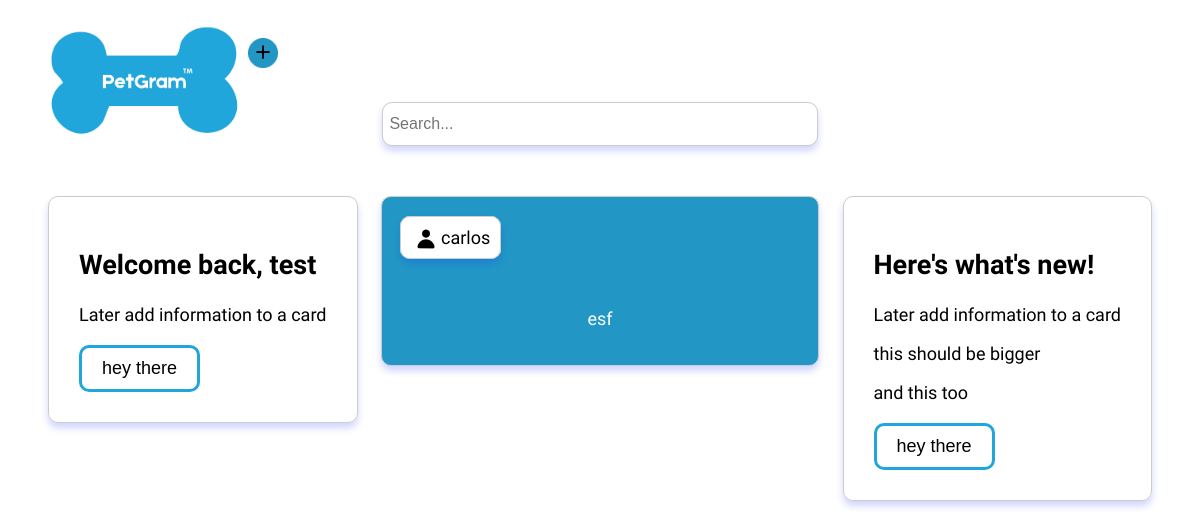
Before: /home/ (signed in) with the older database file.
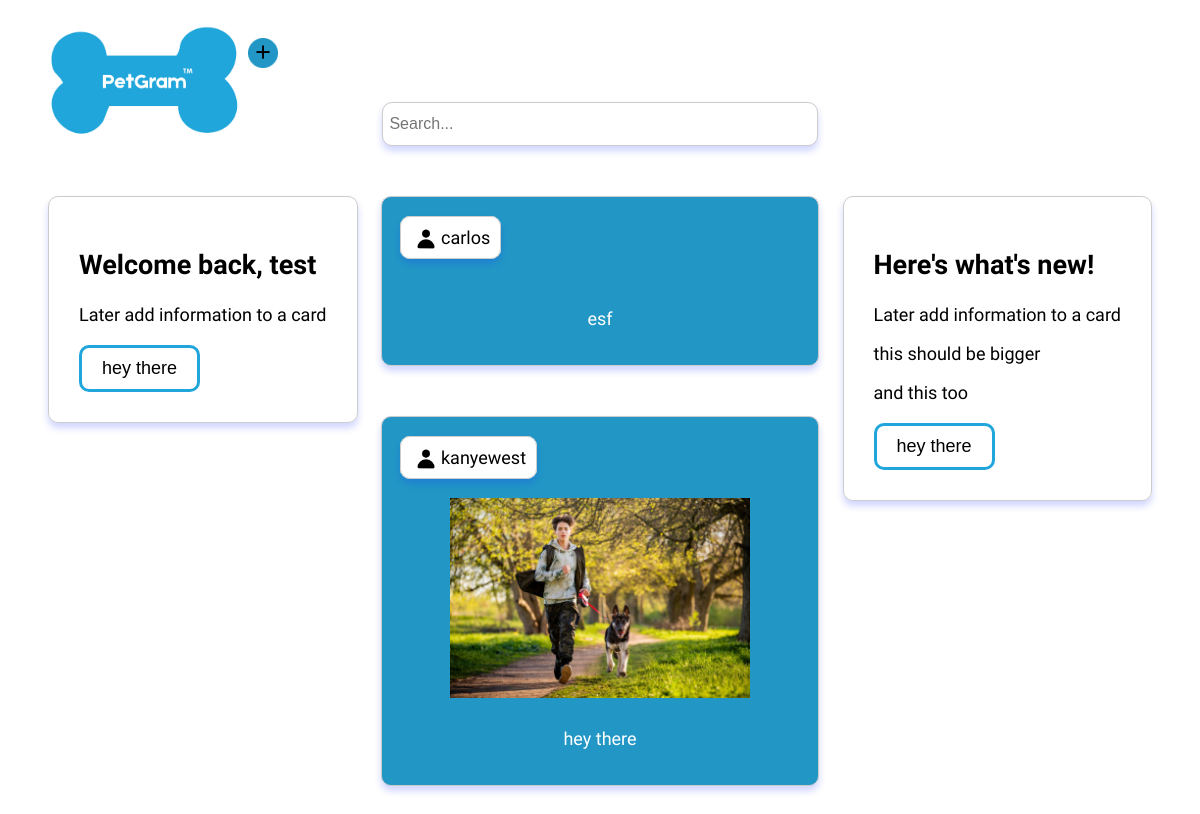
After: the same page with the newer database file.
### myapp/models.py (models this page shows, shortened)
class User(AbstractUser):
    profile_image = models.ImageField(null=True, blank=True, upload_to='images/')
    phone = models.CharField(max_length=20, null = True, blank=True)
    address = models.CharField(max_length=50 , null=True, blank=True)
    amount_of_followers = models.IntegerField(default=0)
    amount_of_following = models.IntegerField(default=0)
    followers = models.ManyToManyField('self', blank=True)

class Post(models.Model):
    user_profile = models.ForeignKey(UserProfile, on_delete=models.CASCADE, null= True)
    user = models.ForeignKey(User, on_delete=models.CASCADE, null=True, blank=True)
    image = models.ImageField(null=True, upload_to='images/')
    description = models.CharField(max_length=500, null=True, blank=True)
    date = models.DateTimeField(auto_now_add=True)
    likes = models.IntegerField(default=0)
    comment = models.CharField(max_length=100, null=True, blank=True)
    who_liked = models.ManyToManyField(User, related_name='who_liked', blank=True)

class UserProfile(models.Model):
    user = models.OneToOneField(User, on_delete=models.CASCADE)
    profile_image = models.ImageField(upload_to='images/', default='images/defaultuser.png')

### myapp/views.py (the view)
# urls.py: 2. Add a URL to urlpatterns:  path('', views.home, name='home')
@login_required
def home(request, selected_username=None):
    current_user = request.user
    if current_user.is_authenticated:
        posts = Post.objects.all()  # Retrieve all instances of a post
        if selected_username:
            try:
                user_profile = UserProfile.objects.get(user__username=selected_username)
            except UserProfile.DoesNotExist:
                user_profile = None
        else:
            user_profile = current_user.userprofile
        return render(request, 'home.html', {'posts': posts, 'user_profile': user_profile})
    else:
        return redirect('login')

### myapp/templates/home.html (shortened to what this page needs)
{% extends "homebase.html" %}
{% block content %}
<!DOCTYPE html>
<html lang="en">
<head>
</head>
<body>
    {% load static %}
        <img id="logo" src="{% static 'img/logo.png' %}" alt="Petgram Logo">
        <a href="{% url 'create' %}">
            <img id="new" src="{% static 'img/addNewpost.png' %}" alt="Add a new post" title="Add a new post">
        </a>
        <div class="search-bar">
            <input type="text" placeholder=" Search...">
        </div>
    <div class="posts">
        <div class="card2">
            <div class="card-content">
                <h2>Here's what's new!</h2>
                <p>Later add information to a card</p>
                <p>this should be bigger</p>
                <p>and this too</p>
                <button>hey there</button>
            </div>
        </div>
        <div class="posts">
            <div class="card">
                <div class="card-content">
                    <h2>Welcome back, {{user.username}}</h2>
                    <p>Later add information to a card</p>
                    <button>hey there</button>
                </div>
            </div>
        {% for post in posts %}
        <div class="post">
            <a href="{% url 'view_other_profile' username=post.user.username %}">
                <span><img id = "profilepic" src="{{ user_profile.profile_image.url }}" alt="">{{ post.user.username }}</span>
            </a>
            {% if post.image %}
                <img src="{{ post.image.url }}" alt="">
            {% endif %}
            <p>{{ post.description }}</p>
        </div>
        {% endfor %}
    </div>
</body>
</html>
{% endblock %}

### myapp/templates/homebase.html (shortened to what this page needs)
<!DOCTYPE html>
<html lang="en">
<head>
    {% load static %}
    <link rel="stylesheet" href="{% static 'homestyle.css' %}">
</head>
<body>
        {% block content %}{% endblock %}
</body>
</html>

### myapp/static/homestyle.css (style rules this page uses)
body { font-family: 'Afacad', sans-serif; font-size: 18px; }
img { top: 20px; display: block; margin: 30px auto; width: 75%; }
.post { margin: 50px auto; width: 400px; padding: 1em; padding-top: 30px; border: 1px solid #CCC; border-radius: 10px; background-color: #2297c5; box-shadow: 0 5px 7px rgba(22, 45, 255, 0.2); height: 115%; }
#logo { float:left; width: 200px; margin: 10px 0; margin-left: 40px; }
.post p { color : white; text-align: center; }
span { color: rgb(0, 0, 0); font-size: 18px; border: 1px solid #CCC; border-radius: 10px; padding: 10px; box-shadow: 0 5px 7px rgba(22, 45, 255, 0.2); background-color: #ffffff; }
#new { display: inline-block; width: 30px; }
.card { float: left; margin-left: 40px; border: 1px solid #CCC; border-radius: 10px; padding: 30px; box-shadow: 0 5px 7px rgba(22, 45, 255, 0.2); }
#profilepic { margin : -10px 0; display: inline-block; width: 30px; }
.card2 { float: right; margin-right: 40px; border: 1px solid #CCC; border-radius: 10px; padding: 30px; box-shadow: 0 5px 7px rgba(22, 45, 255, 0.2); }
.search-bar { display: flex; justify-content: center; align-items: center; margin-right: 240px; }
.search-bar input[type="text"] { width: 430px; height: 40px; font-size: 16px; border: 1px solid #CCC; border-radius: 10px; box-shadow: 0 5px 7px rgba(22, 45, 255, 0.2); }
button { display: block; margin-top: 20px; border-radius: 10px; border: 3px solid #20a6db; background-color: #ffffff; font-size: 18px; padding: 10px 20px; cursor: pointer; }
a { text-decoration: none; }

Changed rows visible on the page:
added Post: profile_image (placeholder picture), user.username "kanyewest", image (picture), description "hey there"
